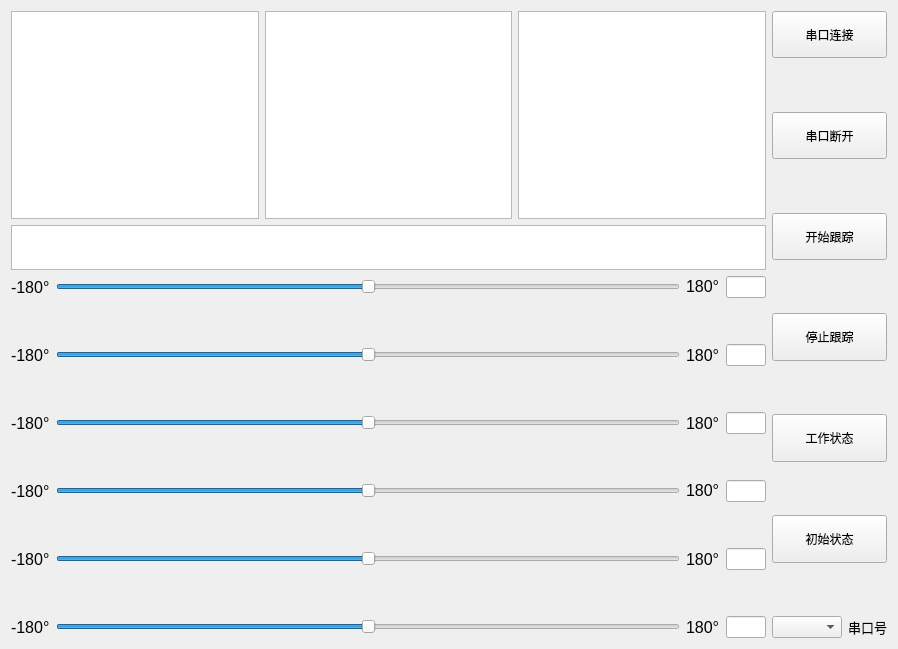
<?xml version="1.0" encoding="UTF-8"?>
<ui version="4.0">
 <class>Widget</class>
 <widget class="QWidget" name="Widget">
  <property name="geometry">
   <rect>
    <x>0</x>
    <y>0</y>
    <width>898</width>
    <height>649</height>
   </rect>
  </property>
  <property name="windowTitle">
   <string>Widget</string>
  </property>
  <layout class="QGridLayout" name="gridLayout_2">
   <item row="0" column="0">
    <layout class="QGridLayout" name="gridLayout">
     <item row="0" column="0">
      <layout class="QVBoxLayout" name="verticalLayout">
       <item>
        <layout class="QHBoxLayout" name="horizontalLayout">
         <item>
          <widget class="QPlainTextEdit" name="recvEdit">
           <property name="sizePolicy">
            <sizepolicy hsizetype="Expanding" vsizetype="Expanding">
             <horstretch>0</horstretch>
             <verstretch>0</verstretch>
            </sizepolicy>
           </property>
           <property name="readOnly">
            <bool>true</bool>
           </property>
          </widget>
         </item>
         <item>
          <widget class="QPlainTextEdit" name="MoveObjEdit">
           <property name="sizePolicy">
            <sizepolicy hsizetype="Expanding" vsizetype="Expanding">
             <horstretch>0</horstretch>
             <verstretch>0</verstretch>
            </sizepolicy>
           </property>
           <property name="readOnly">
            <bool>true</bool>
           </property>
          </widget>
         </item>
         <item>
          <widget class="QPlainTextEdit" name="ErrorEdit">
           <property name="readOnly">
            <bool>true</bool>
           </property>
          </widget>
         </item>
        </layout>
       </item>
       <item>
        <widget class="QTextEdit" name="Get_MoveEdit">
         <property name="sizePolicy">
          <sizepolicy hsizetype="Expanding" vsizetype="Expanding">
           <horstretch>0</horstretch>
           <verstretch>0</verstretch>
          </sizepolicy>
         </property>
         <property name="maximumSize">
          <size>
           <width>1000000</width>
           <height>45</height>
          </size>
         </property>
        </widget>
       </item>
      </layout>
     </item>
     <item row="0" column="1" rowspan="2">
      <layout class="QVBoxLayout" name="verticalLayout_3">
       <item>
        <widget class="QPushButton" name="LinkBt">
         <property name="sizePolicy">
          <sizepolicy hsizetype="Expanding" vsizetype="Expanding">
           <horstretch>0</horstretch>
           <verstretch>0</verstretch>
          </sizepolicy>
         </property>
         <property name="maximumSize">
          <size>
           <width>140</width>
           <height>16777215</height>
          </size>
         </property>
         <property name="text">
          <string>串口连接</string>
         </property>
        </widget>
       </item>
       <item>
        <spacer name="verticalSpacer_2">
         <property name="sizePolicy">
          <sizepolicy hsizetype="Expanding" vsizetype="Expanding">
           <horstretch>0</horstretch>
           <verstretch>0</verstretch>
          </sizepolicy>
         </property>
         <property name="orientation">
          <enum>Qt::Vertical</enum>
         </property>
         <property name="sizeHint" stdset="0">
          <size>
           <width>20</width>
           <height>40</height>
          </size>
         </property>
        </spacer>
       </item>
       <item>
        <widget class="QPushButton" name="closeBt">
         <property name="sizePolicy">
          <sizepolicy hsizetype="Expanding" vsizetype="Expanding">
           <horstretch>0</horstretch>
           <verstretch>0</verstretch>
          </sizepolicy>
         </property>
         <property name="maximumSize">
          <size>
           <width>140</width>
           <height>16777215</height>
          </size>
         </property>
         <property name="text">
          <string>串口断开</string>
         </property>
        </widget>
       </item>
       <item>
        <spacer name="verticalSpacer_3">
         <property name="sizePolicy">
          <sizepolicy hsizetype="Expanding" vsizetype="Expanding">
           <horstretch>0</horstretch>
           <verstretch>0</verstretch>
          </sizepolicy>
         </property>
         <property name="orientation">
          <enum>Qt::Vertical</enum>
         </property>
         <property name="sizeHint" stdset="0">
          <size>
           <width>20</width>
           <height>40</height>
          </size>
         </property>
        </spacer>
       </item>
       <item>
        <widget class="QPushButton" name="Begin_followBt">
         <property name="sizePolicy">
          <sizepolicy hsizetype="Expanding" vsizetype="Expanding">
           <horstretch>0</horstretch>
           <verstretch>0</verstretch>
          </sizepolicy>
         </property>
         <property name="maximumSize">
          <size>
           <width>140</width>
           <height>16777215</height>
          </size>
         </property>
         <property name="text">
          <string>开始跟踪</string>
         </property>
        </widget>
       </item>
       <item>
        <spacer name="verticalSpacer_4">
         <property name="sizePolicy">
          <sizepolicy hsizetype="Expanding" vsizetype="Expanding">
           <horstretch>0</horstretch>
           <verstretch>0</verstretch>
          </sizepolicy>
         </property>
         <property name="orientation">
          <enum>Qt::Vertical</enum>
         </property>
         <property name="sizeHint" stdset="0">
          <size>
           <width>20</width>
           <height>40</height>
          </size>
         </property>
        </spacer>
       </item>
       <item>
        <widget class="QPushButton" name="Stop_TrackBT">
         <property name="sizePolicy">
          <sizepolicy hsizetype="Expanding" vsizetype="Expanding">
           <horstretch>0</horstretch>
           <verstretch>0</verstretch>
          </sizepolicy>
         </property>
         <property name="maximumSize">
          <size>
           <width>140</width>
           <height>16777215</height>
          </size>
         </property>
         <property name="text">
          <string>停止跟踪</string>
         </property>
        </widget>
       </item>
       <item>
        <spacer name="verticalSpacer_5">
         <property name="sizePolicy">
          <sizepolicy hsizetype="Expanding" vsizetype="Expanding">
           <horstretch>0</horstretch>
           <verstretch>0</verstretch>
          </sizepolicy>
         </property>
         <property name="orientation">
          <enum>Qt::Vertical</enum>
         </property>
         <property name="sizeHint" stdset="0">
          <size>
           <width>20</width>
           <height>40</height>
          </size>
         </property>
        </spacer>
       </item>
       <item>
        <widget class="QPushButton" name="Work_StateBt">
         <property name="sizePolicy">
          <sizepolicy hsizetype="Expanding" vsizetype="Expanding">
           <horstretch>0</horstretch>
           <verstretch>0</verstretch>
          </sizepolicy>
         </property>
         <property name="maximumSize">
          <size>
           <width>140</width>
           <height>16777215</height>
          </size>
         </property>
         <property name="text">
          <string>工作状态</string>
         </property>
        </widget>
       </item>
       <item>
        <spacer name="verticalSpacer_6">
         <property name="sizePolicy">
          <sizepolicy hsizetype="Expanding" vsizetype="Expanding">
           <horstretch>0</horstretch>
           <verstretch>0</verstretch>
          </sizepolicy>
         </property>
         <property name="orientation">
          <enum>Qt::Vertical</enum>
         </property>
         <property name="sizeHint" stdset="0">
          <size>
           <width>20</width>
           <height>40</height>
          </size>
         </property>
        </spacer>
       </item>
       <item>
        <widget class="QPushButton" name="Init_StateBt">
         <property name="sizePolicy">
          <sizepolicy hsizetype="Minimum" vsizetype="Expanding">
           <horstretch>0</horstretch>
           <verstretch>0</verstretch>
          </sizepolicy>
         </property>
         <property name="maximumSize">
          <size>
           <width>140</width>
           <height>16777215</height>
          </size>
         </property>
         <property name="text">
          <string>初始状态</string>
         </property>
        </widget>
       </item>
       <item>
        <spacer name="verticalSpacer">
         <property name="orientation">
          <enum>Qt::Vertical</enum>
         </property>
         <property name="sizeHint" stdset="0">
          <size>
           <width>20</width>
           <height>40</height>
          </size>
         </property>
        </spacer>
       </item>
       <item>
        <layout class="QHBoxLayout" name="horizontalLayout_8">
         <item>
          <widget class="QComboBox" name="serialCb">
           <property name="sizePolicy">
            <sizepolicy hsizetype="Expanding" vsizetype="Fixed">
             <horstretch>0</horstretch>
             <verstretch>0</verstretch>
            </sizepolicy>
           </property>
           <property name="maximumSize">
            <size>
             <width>70</width>
             <height>62</height>
            </size>
           </property>
          </widget>
         </item>
         <item>
          <widget class="QLabel" name="label_19">
           <property name="sizePolicy">
            <sizepolicy hsizetype="Expanding" vsizetype="Fixed">
             <horstretch>0</horstretch>
             <verstretch>0</verstretch>
            </sizepolicy>
           </property>
           <property name="maximumSize">
            <size>
             <width>62</width>
             <height>62</height>
            </size>
           </property>
           <property name="font">
            <font>
             <pointsize>10</pointsize>
            </font>
           </property>
           <property name="text">
            <string>串口号</string>
           </property>
          </widget>
         </item>
        </layout>
       </item>
      </layout>
     </item>
     <item row="1" column="0">
      <layout class="QVBoxLayout" name="verticalLayout_2">
       <item>
        <layout class="QHBoxLayout" name="horizontalLayout_2">
         <item>
          <widget class="QLabel" name="label">
           <property name="font">
            <font>
             <pointsize>12</pointsize>
            </font>
           </property>
           <property name="text">
            <string>-180°</string>
           </property>
          </widget>
         </item>
         <item>
          <widget class="QSlider" name="Joint1Slider">
           <property name="sizePolicy">
            <sizepolicy hsizetype="Expanding" vsizetype="Maximum">
             <horstretch>0</horstretch>
             <verstretch>0</verstretch>
            </sizepolicy>
           </property>
           <property name="maximumSize">
            <size>
             <width>16777215</width>
             <height>40</height>
            </size>
           </property>
           <property name="minimum">
            <number>-180</number>
           </property>
           <property name="maximum">
            <number>180</number>
           </property>
           <property name="orientation">
            <enum>Qt::Horizontal</enum>
           </property>
          </widget>
         </item>
         <item>
          <widget class="QLabel" name="label_2">
           <property name="sizePolicy">
            <sizepolicy hsizetype="Preferred" vsizetype="Fixed">
             <horstretch>0</horstretch>
             <verstretch>0</verstretch>
            </sizepolicy>
           </property>
           <property name="font">
            <font>
             <pointsize>12</pointsize>
            </font>
           </property>
           <property name="text">
            <string>180°</string>
           </property>
          </widget>
         </item>
         <item>
          <widget class="QLineEdit" name="Joint1Edit">
           <property name="sizePolicy">
            <sizepolicy hsizetype="Maximum" vsizetype="Maximum">
             <horstretch>0</horstretch>
             <verstretch>0</verstretch>
            </sizepolicy>
           </property>
           <property name="maximumSize">
            <size>
             <width>40</width>
             <height>40</height>
            </size>
           </property>
          </widget>
         </item>
        </layout>
       </item>
       <item>
        <spacer name="verticalSpacer_7">
         <property name="orientation">
          <enum>Qt::Vertical</enum>
         </property>
         <property name="sizeType">
          <enum>QSizePolicy::Fixed</enum>
         </property>
         <property name="sizeHint" stdset="0">
          <size>
           <width>20</width>
           <height>40</height>
          </size>
         </property>
        </spacer>
       </item>
       <item>
        <layout class="QHBoxLayout" name="horizontalLayout_3">
         <item>
          <widget class="QLabel" name="label_3">
           <property name="font">
            <font>
             <pointsize>12</pointsize>
            </font>
           </property>
           <property name="text">
            <string>-180°</string>
           </property>
          </widget>
         </item>
         <item>
          <widget class="QSlider" name="Joint2Slider">
           <property name="sizePolicy">
            <sizepolicy hsizetype="Expanding" vsizetype="Maximum">
             <horstretch>0</horstretch>
             <verstretch>0</verstretch>
            </sizepolicy>
           </property>
           <property name="maximumSize">
            <size>
             <width>16777215</width>
             <height>40</height>
            </size>
           </property>
           <property name="layoutDirection">
            <enum>Qt::LeftToRight</enum>
           </property>
           <property name="minimum">
            <number>-180</number>
           </property>
           <property name="maximum">
            <number>180</number>
           </property>
           <property name="value">
            <number>0</number>
           </property>
           <property name="orientation">
            <enum>Qt::Horizontal</enum>
           </property>
           <property name="invertedAppearance">
            <bool>false</bool>
           </property>
          </widget>
         </item>
         <item>
          <widget class="QLabel" name="label_4">
           <property name="font">
            <font>
             <pointsize>12</pointsize>
            </font>
           </property>
           <property name="text">
            <string>180°</string>
           </property>
          </widget>
         </item>
         <item>
          <widget class="QLineEdit" name="Joint2Edit">
           <property name="sizePolicy">
            <sizepolicy hsizetype="Maximum" vsizetype="Maximum">
             <horstretch>0</horstretch>
             <verstretch>0</verstretch>
            </sizepolicy>
           </property>
           <property name="maximumSize">
            <size>
             <width>40</width>
             <height>40</height>
            </size>
           </property>
          </widget>
         </item>
        </layout>
       </item>
       <item>
        <spacer name="verticalSpacer_8">
         <property name="orientation">
          <enum>Qt::Vertical</enum>
         </property>
         <property name="sizeType">
          <enum>QSizePolicy::Fixed</enum>
         </property>
         <property name="sizeHint" stdset="0">
          <size>
           <width>20</width>
           <height>40</height>
          </size>
         </property>
        </spacer>
       </item>
       <item>
        <layout class="QHBoxLayout" name="horizontalLayout_4">
         <item>
          <widget class="QLabel" name="label_6">
           <property name="font">
            <font>
             <pointsize>12</pointsize>
            </font>
           </property>
           <property name="text">
            <string>-180°</string>
           </property>
          </widget>
         </item>
         <item>
          <widget class="QSlider" name="Joint3Slider">
           <property name="sizePolicy">
            <sizepolicy hsizetype="Expanding" vsizetype="Maximum">
             <horstretch>0</horstretch>
             <verstretch>0</verstretch>
            </sizepolicy>
           </property>
           <property name="maximumSize">
            <size>
             <width>16777215</width>
             <height>40</height>
            </size>
           </property>
           <property name="minimum">
            <number>-180</number>
           </property>
           <property name="maximum">
            <number>180</number>
           </property>
           <property name="orientation">
            <enum>Qt::Horizontal</enum>
           </property>
          </widget>
         </item>
         <item>
          <widget class="QLabel" name="label_5">
           <property name="font">
            <font>
             <pointsize>12</pointsize>
            </font>
           </property>
           <property name="text">
            <string>180°</string>
           </property>
          </widget>
         </item>
         <item>
          <widget class="QLineEdit" name="Joint3Edit">
           <property name="sizePolicy">
            <sizepolicy hsizetype="Maximum" vsizetype="Maximum">
             <horstretch>0</horstretch>
             <verstretch>0</verstretch>
            </sizepolicy>
           </property>
           <property name="maximumSize">
            <size>
             <width>40</width>
             <height>40</height>
            </size>
           </property>
          </widget>
         </item>
        </layout>
       </item>
       <item>
        <spacer name="verticalSpacer_11">
         <property name="orientation">
          <enum>Qt::Vertical</enum>
         </property>
         <property name="sizeType">
          <enum>QSizePolicy::Fixed</enum>
         </property>
         <property name="sizeHint" stdset="0">
          <size>
           <width>20</width>
           <height>40</height>
          </size>
         </property>
        </spacer>
       </item>
       <item>
        <layout class="QHBoxLayout" name="horizontalLayout_5">
         <item>
          <widget class="QLabel" name="label_9">
           <property name="font">
            <font>
             <pointsize>12</pointsize>
            </font>
           </property>
           <property name="text">
            <string>-180°</string>
           </property>
          </widget>
         </item>
         <item>
          <widget class="QSlider" name="Joint4Slider">
           <property name="sizePolicy">
            <sizepolicy hsizetype="Expanding" vsizetype="Maximum">
             <horstretch>0</horstretch>
             <verstretch>0</verstretch>
            </sizepolicy>
           </property>
           <property name="maximumSize">
            <size>
             <width>16777215</width>
             <height>40</height>
            </size>
           </property>
           <property name="minimum">
            <number>-360</number>
           </property>
           <property name="maximum">
            <number>360</number>
           </property>
           <property name="orientation">
            <enum>Qt::Horizontal</enum>
           </property>
          </widget>
         </item>
         <item>
          <widget class="QLabel" name="label_12">
           <property name="sizePolicy">
            <sizepolicy hsizetype="Preferred" vsizetype="Fixed">
             <horstretch>0</horstretch>
             <verstretch>0</verstretch>
            </sizepolicy>
           </property>
           <property name="font">
            <font>
             <pointsize>12</pointsize>
            </font>
           </property>
           <property name="text">
            <string>180°</string>
           </property>
          </widget>
         </item>
         <item>
          <widget class="QLineEdit" name="Joint4Edit">
           <property name="sizePolicy">
            <sizepolicy hsizetype="Maximum" vsizetype="Maximum">
             <horstretch>0</horstretch>
             <verstretch>0</verstretch>
            </sizepolicy>
           </property>
           <property name="maximumSize">
            <size>
             <width>40</width>
             <height>40</height>
            </size>
           </property>
          </widget>
         </item>
        </layout>
       </item>
       <item>
        <spacer name="verticalSpacer_9">
         <property name="orientation">
          <enum>Qt::Vertical</enum>
         </property>
         <property name="sizeType">
          <enum>QSizePolicy::Fixed</enum>
         </property>
         <property name="sizeHint" stdset="0">
          <size>
           <width>20</width>
           <height>40</height>
          </size>
         </property>
        </spacer>
       </item>
       <item>
        <layout class="QHBoxLayout" name="horizontalLayout_6">
         <item>
          <widget class="QLabel" name="label_7">
           <property name="font">
            <font>
             <pointsize>12</pointsize>
            </font>
           </property>
           <property name="text">
            <string>-180°</string>
           </property>
          </widget>
         </item>
         <item>
          <widget class="QSlider" name="Joint5Slider">
           <property name="sizePolicy">
            <sizepolicy hsizetype="Expanding" vsizetype="Maximum">
             <horstretch>0</horstretch>
             <verstretch>0</verstretch>
            </sizepolicy>
           </property>
           <property name="maximumSize">
            <size>
             <width>16777215</width>
             <height>40</height>
            </size>
           </property>
           <property name="layoutDirection">
            <enum>Qt::LeftToRight</enum>
           </property>
           <property name="minimum">
            <number>-360</number>
           </property>
           <property name="maximum">
            <number>360</number>
           </property>
           <property name="value">
            <number>0</number>
           </property>
           <property name="orientation">
            <enum>Qt::Horizontal</enum>
           </property>
           <property name="invertedAppearance">
            <bool>false</bool>
           </property>
          </widget>
         </item>
         <item>
          <widget class="QLabel" name="label_8">
           <property name="font">
            <font>
             <pointsize>12</pointsize>
            </font>
           </property>
           <property name="text">
            <string>180°</string>
           </property>
          </widget>
         </item>
         <item>
          <widget class="QLineEdit" name="Joint5Edit">
           <property name="sizePolicy">
            <sizepolicy hsizetype="Maximum" vsizetype="Maximum">
             <horstretch>0</horstretch>
             <verstretch>0</verstretch>
            </sizepolicy>
           </property>
           <property name="maximumSize">
            <size>
             <width>40</width>
             <height>40</height>
            </size>
           </property>
          </widget>
         </item>
        </layout>
       </item>
       <item>
        <spacer name="verticalSpacer_10">
         <property name="orientation">
          <enum>Qt::Vertical</enum>
         </property>
         <property name="sizeType">
          <enum>QSizePolicy::Fixed</enum>
         </property>
         <property name="sizeHint" stdset="0">
          <size>
           <width>20</width>
           <height>40</height>
          </size>
         </property>
        </spacer>
       </item>
       <item>
        <layout class="QHBoxLayout" name="horizontalLayout_7">
         <item>
          <widget class="QLabel" name="label_11">
           <property name="font">
            <font>
             <pointsize>12</pointsize>
            </font>
           </property>
           <property name="text">
            <string>-180°</string>
           </property>
          </widget>
         </item>
         <item>
          <widget class="QSlider" name="Joint6Slider">
           <property name="sizePolicy">
            <sizepolicy hsizetype="Expanding" vsizetype="Maximum">
             <horstretch>0</horstretch>
             <verstretch>0</verstretch>
            </sizepolicy>
           </property>
           <property name="maximumSize">
            <size>
             <width>16777215</width>
             <height>40</height>
            </size>
           </property>
           <property name="minimum">
            <number>-360</number>
           </property>
           <property name="maximum">
            <number>360</number>
           </property>
           <property name="orientation">
            <enum>Qt::Horizontal</enum>
           </property>
          </widget>
         </item>
         <item>
          <widget class="QLabel" name="label_10">
           <property name="font">
            <font>
             <pointsize>12</pointsize>
            </font>
           </property>
           <property name="text">
            <string>180°</string>
           </property>
          </widget>
         </item>
         <item>
          <widget class="QLineEdit" name="Joint6Edit">
           <property name="sizePolicy">
            <sizepolicy hsizetype="Maximum" vsizetype="Maximum">
             <horstretch>0</horstretch>
             <verstretch>0</verstretch>
            </sizepolicy>
           </property>
           <property name="maximumSize">
            <size>
             <width>40</width>
             <height>40</height>
            </size>
           </property>
          </widget>
         </item>
        </layout>
       </item>
      </layout>
     </item>
    </layout>
   </item>
  </layout>
 </widget>
 <layoutdefault spacing="6" margin="11"/>
 <resources/>
 <connections/>
</ui>
